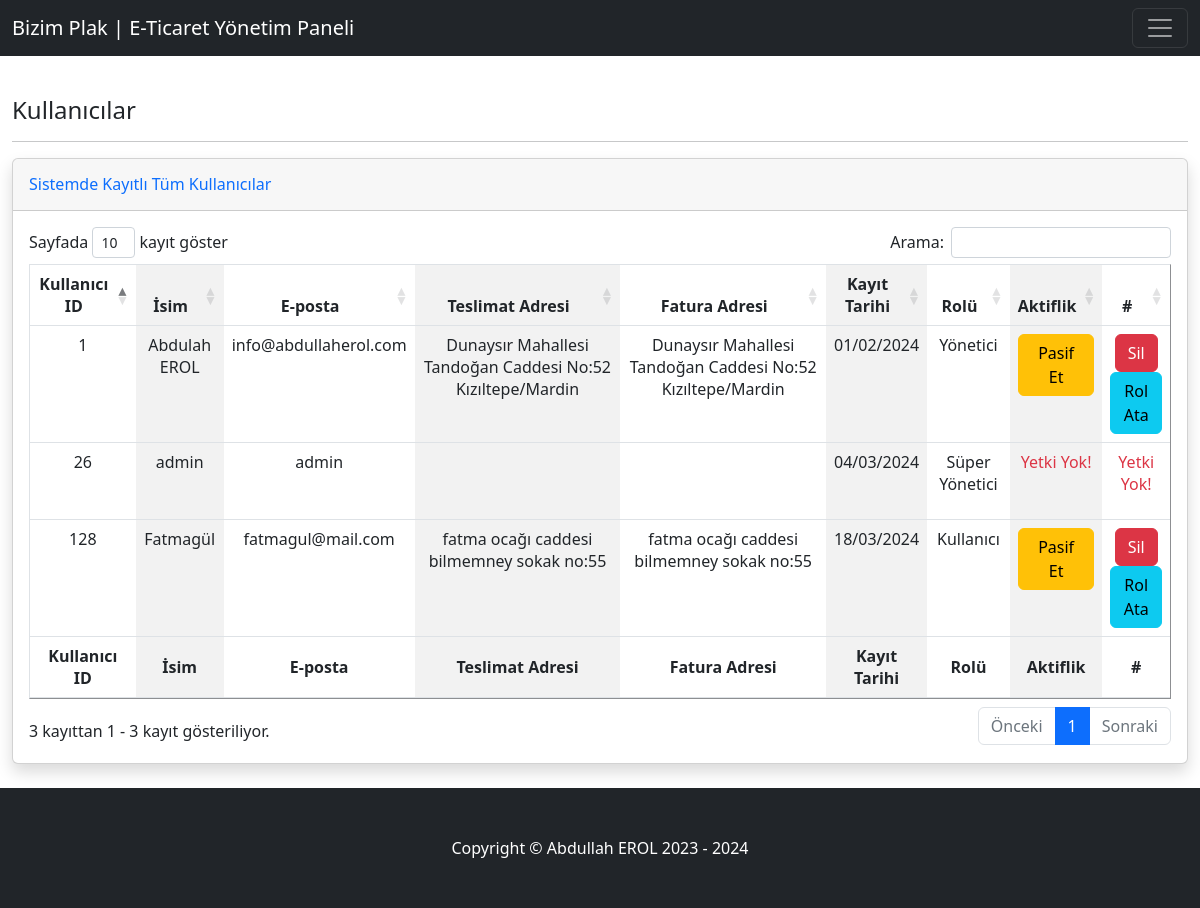
The page /ytkullanicilar/index.php (signed in) on the database as committed earlier.
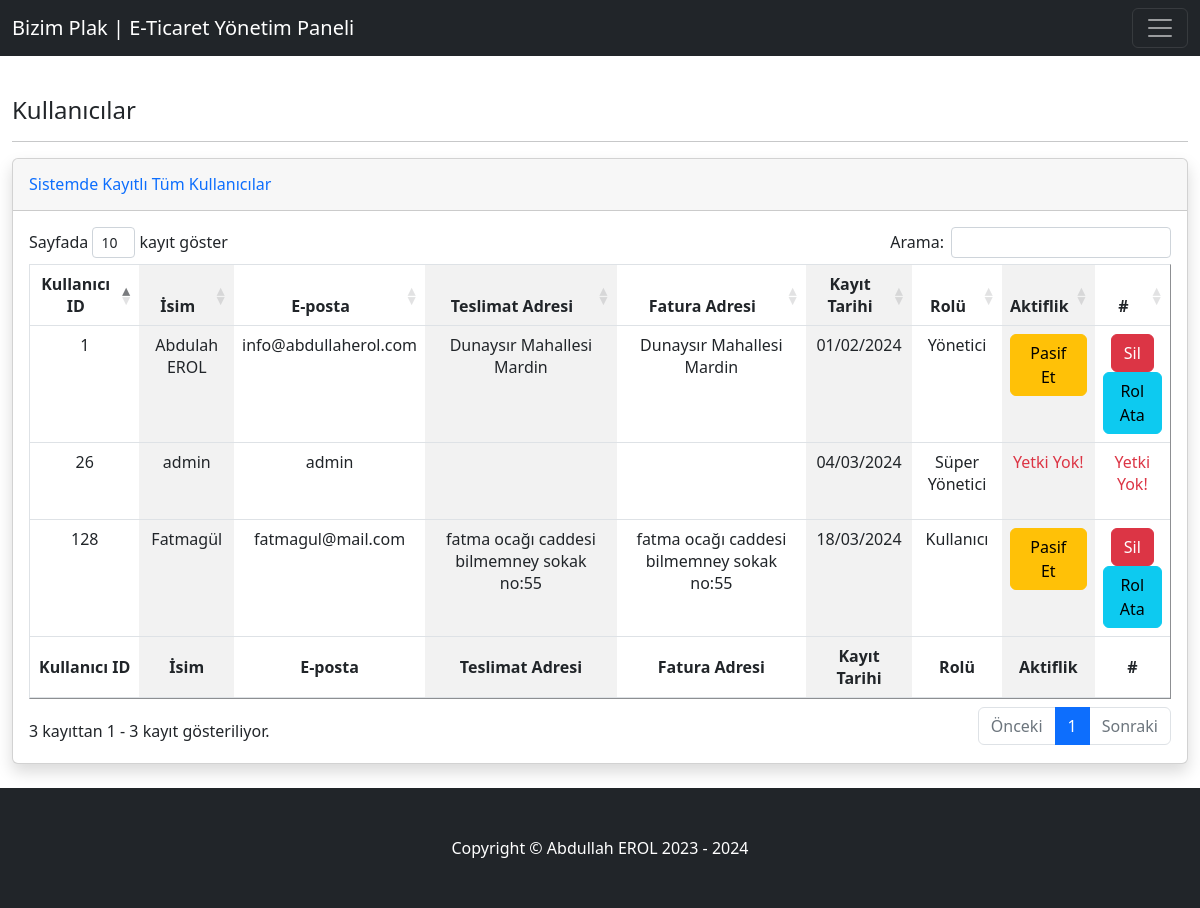
The same page on the database as committed later.
### tables this page shows
CREATE TABLE `kullanicilart` (
  `KullaniciID` int(11) NOT NULL,
  `Isim` varchar(100) NOT NULL,
  `Eposta` varchar(100) NOT NULL,
  `Parola` varchar(65) NOT NULL,
  `Aktiflik` tinyint(1) NOT NULL,
  `KayitTarihi` date NOT NULL,
  `RolID` tinyint(4) NOT NULL,
  `TeslimatAdresi` varchar(500) DEFAULT NULL,
  `FaturaAdresi` varchar(500) DEFAULT NULL
);

### ytkullanicilar/index.php (the view, shortened to what the changed rows need)
<div class="container-fluid ">
    <div class="row">
        <div class="form-horizontal">
            <div class="card shadow mb-4">
                <div class="card-body">
                    <div class="table-responsive">
                        <table class="table table-striped-columns" id="myTable" border="1">
                            <thead>
                                <tr>
                                    <th class="text-center">Kullanıcı ID</th>
                                    <th class="text-center">İsim</th>
                                    <th class="text-center">E-posta</th>
                                    <th class="text-center">Teslimat Adresi</th>
                                    <th class="text-center">Fatura Adresi</th>
                                    <th class="text-center">Kayıt Tarihi</th>
                                    <th class="text-center">Rolü</th>
                                    <th class="text-center">Aktiflik</th>
                                    <th class="text-center">#</th>
                                </tr>
                            </thead>
                            <tfoot>
                                <tr>
                                    <th class="text-center">Kullanıcı ID</th>
                                    <th class="text-center">İsim</th>
                                    <th class="text-center">E-posta</th>
                                    <th class="text-center">Teslimat Adresi</th>
                                    <th class="text-center">Fatura Adresi</th>
                                    <th class="text-center">Kayıt Tarihi</th>
                                    <th class="text-center">Rolü</th>
                                    <th class="text-center">Aktiflik</th>
                                    <th class="text-center">#</th>
                                </tr>
                            </tfoot>
                            <tbody>
                                <?php
                                include '../db_config/database.php';
                                 $kullanicilarList=mysqli_query($bag,"select*from kullanicilart");
                                 while($list=mysqli_fetch_array($kullanicilarList))
                                    {
                                     echo "<tr>
                                            <td class='text-center'>$list[KullaniciID]</td>
                                            <td class='text-center'>$list[Isim]</td>
                                            <td class='text-center'>$list[Eposta]</td>
                                            <td class='text-center'>$list[TeslimatAdresi]</td>
                                            <td class='text-center'>$list[FaturaAdresi]</td>
                                            <td class='text-center'>" . date('d/m/Y', strtotime($list['KayitTarihi'])) . "</td>
                                            <td class='text-center'>";
                                                if ($list["RolID"] == "1")
                                                {
                                               echo "<p>Yönetici</p>";
                                                }
                                           echo " </td>
                                            <td class='text-center'>";
                                                if ($list["RolID"] != "3")
                                                {
                                                    if ($list["Aktiflik"] == true)
                                                    {
                                                       echo " <a href='../ytkullanicilar/pasifet.php?id=$list[KullaniciID]' class='btn btn-warning'>Pasif Et</a>";
                                                    }
                                                    else
                                                    {
                                                      echo "  <a href='../ytkullanicilar/aktifet.php?id=$list[KullaniciID]' class='btn btn-success'>Aktif Et</a>";
                                                    }
                                                }
                                                else
                                                {
                                                   echo " <p class='text-danger'>Yetki Yok!</p>";
                                                }
                                           echo " </td>";
                                           echo " <td class='text-center'>";
                                                if ($list["RolID"] == "3")
                                                {
                                                echo "    <p class='text-danger'>Yetki Yok!</p>";
                                                }
                                                else
                                                {
                                                  echo "  <button data-id='$list[KullaniciID]' onclick='sil($list[KullaniciID])' class='btn btn-danger'>Sil</button>";
                                                  echo "  <a href='../ytkullanicilar/rolata.php?id=$list[KullaniciID]' class='btn btn-info btn--round'>Rol Ata</a>";
                                                }
                                           echo " </td>
                                      </tr>";
                                }
                                ?>
                            </tbody>
                        </table>
                    </div>
                </div>
            </div>
        </div>
    </div>
</div>
<link rel="stylesheet" type="text/css" href="../content/yonetim/lib/dataTable/dataTables.bootstrap4.min.css" />
<?php
require '../resoruces/_PanelLayout.php';
?>

Rows that differ between the two databases and show on the page:
changed kullanicilart "Abdulah EROL": TeslimatAdresi "Dunaysır Mahallesi Tandoğan Caddesi No:52 Kızıltepe/Mardin" → "Dunaysır Mahallesi Mardin"; FaturaAdresi "Dunaysır Mahallesi Tandoğan Caddesi No:52 Kızıltepe/Mardin" → "Dunaysır Mahallesi Mardin"
